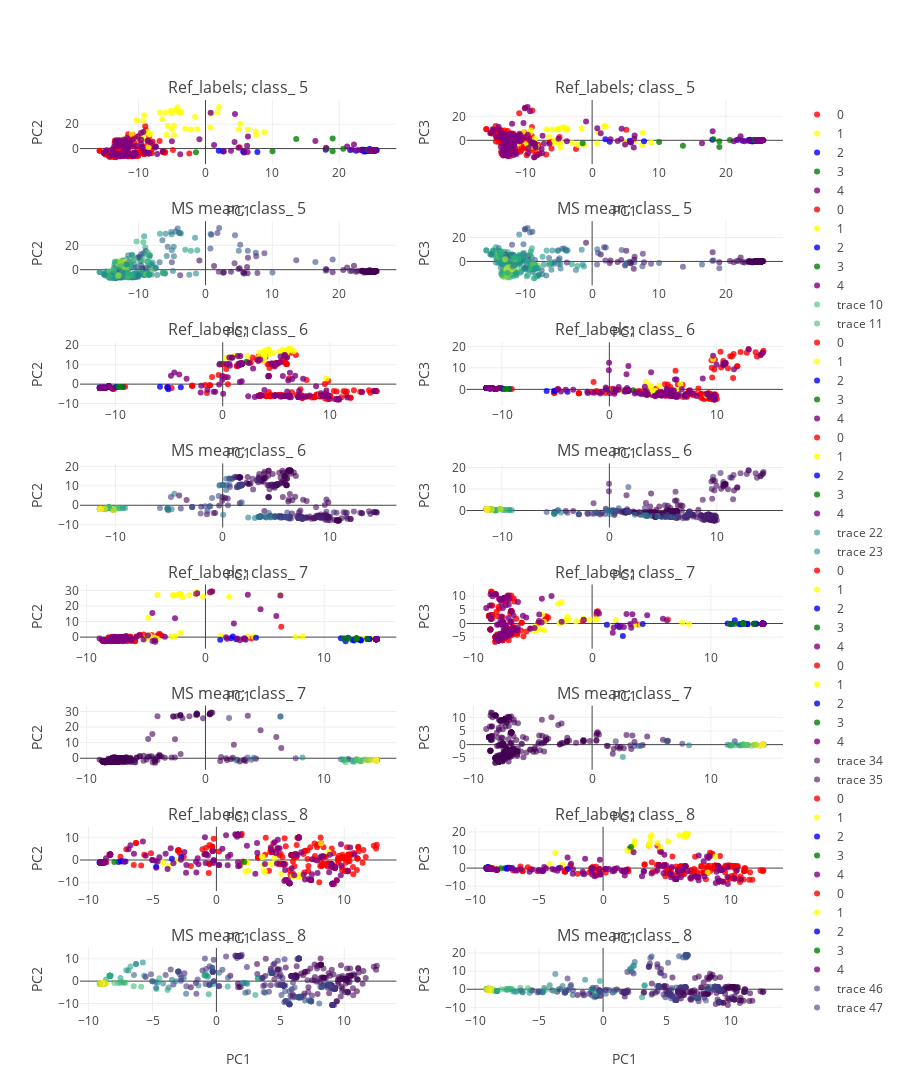

Write notebook code for a chart like this one.
### Markdown cell above
#### iii. Behind the scenes.

Extract genetic variation at the windows concerned. Study the clusters captured.

### Code cell
from structure_tools.mstutorial_tools import class_structure_plot
plot_classes= target_class

## provide sample information
Name_idx= [list(RG_info[ID_col]).index(x) for x in names_sample]
code_vec= [RG_info[subset_col][x] for x in Name_idx]

Country_col= 'COUNTRY'
Country_vec= [RG_info[Country_col][x] for x in Name_idx]

Sample_info= ['<b>{}</b><br>{}, {}'.format(names_sample[x],code_vec[x],Country_vec[x]) for x in range(len(code_vec))]

class_structure_plot(Coordinates, Windows, Construct,
                     plot_classes= target_class,
                     Chr= Chr,
                        n_comp= 5,
                        height= 1200,
                        width= 900,
                        Col_vec= color_groups,
                         text= Sample_info,
                        coords= ref_dict)
